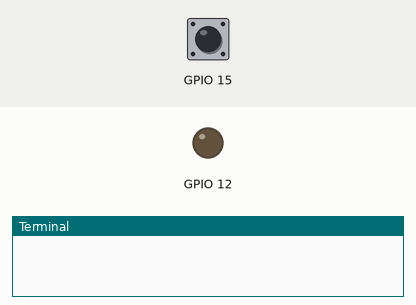
This program was run on a simulated Raspberry Pi (BCM pin numbers). Shown: output pins drawn as LEDs (lit = HIGH), the last lines printed to the terminal. The test bench sets the inputs (shaded band); at power-on: GPIO 15 LOW.

Above: at 1.2 s.
1.3 s: GPIO 15 pulled HIGH for 0.15 s
At 1.7 s:
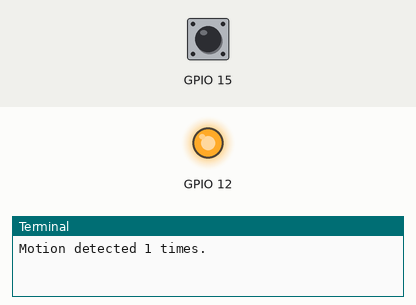
Timing chart, 0 to 4.3 s (numbered marks = the images above; inputs shaded):
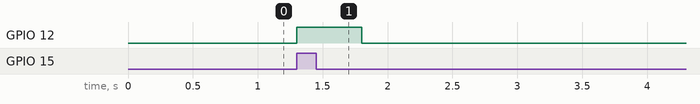

The program:

PIR_2.py
```python
import RPi.GPIO as gpio
import time

def setup(gpio_num, OUT_IN):
    gpio.setmode(gpio.BCM)
    if OUT_IN == 'IN':
        gpio.setup(gpio_num, gpio.IN, pull_up_down=gpio.PUD_DOWN)
    elif OUT_IN == 'OUT':
        gpio.setup(gpio_num, gpio.OUT)

count = 0
def motion(gpio_num):
    global count

    if gpio.input(gpio_num):
        count += 1
        print('Motion detected {} times.'.format(count))
        LED_blink(12, 1)
    # else:
    #     print('Motion not detected.')

def LED_blink(gpio_num, times):
    for i in range(times):
        gpio.output(gpio_num, gpio.HIGH)
        time.sleep(0.5)
        gpio.output(gpio_num, gpio.LOW)
        time.sleep(0.5)

if __name__ == '__main__':
    try:
        setup(15, 'IN')
        setup(12, 'OUT')
        gpio.add_event_detect(15, gpio.RISING, callback=motion, bouncetime=300)
        while True:
            time.sleep(1)
    finally:
        gpio.cleanup()
```

Measured:
- after the input at 1.3 s, GPIO 12: LOW → HIGH at once, → LOW 0.50 s later
